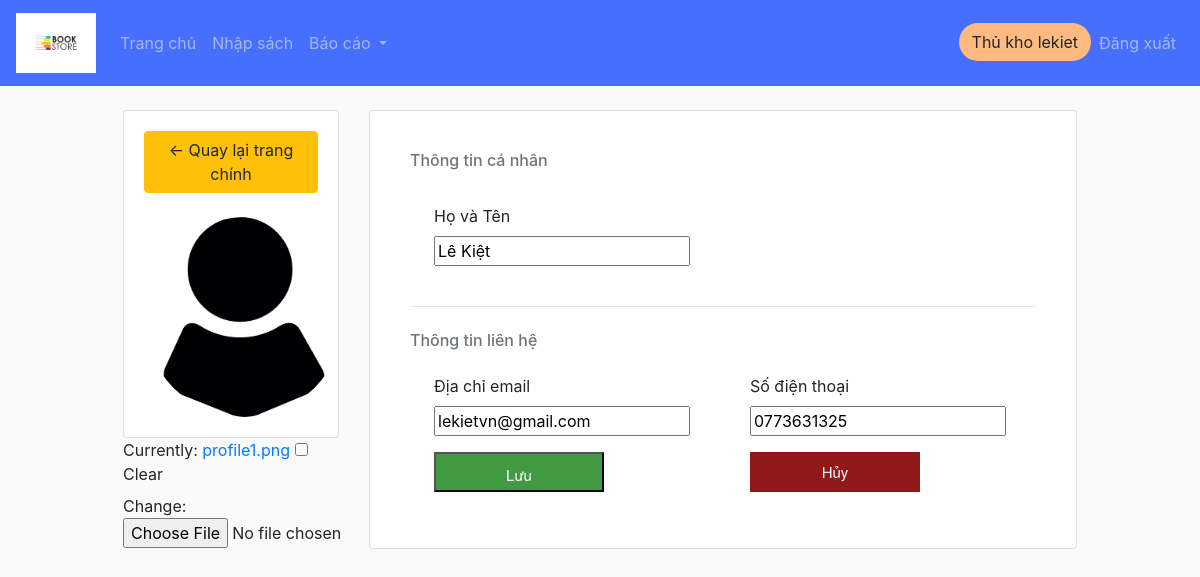
The page /customer_info/ (signed in) on the database its author committed.
### book/models.py (models this page shows, shortened)
class Person(models.Model):
    class Meta:
        verbose_name_plural = 'Thành viên'
    id = models.CharField(max_length=100, primary_key=True, editable=True)
    ho_ten = models.CharField('Họ tên', max_length=100, null=True)
    ngay_sinh = models.DateField('Ngày sinh', null=True, editable=True)
    so_dien_thoai = models.CharField('Số điện thoại', max_length=13, null=True)
    dia_chi = models.CharField('Địa chỉ', max_length=1000, null=True)
    email = models.CharField('Email', max_length=50, null=True)
    profile_pic = models.ImageField('Ảnh đại diện', default="profile1.png", null=True, blank=True)
    user = models.OneToOneField(User, blank=True, null=True, on_delete=models.CASCADE) # a user can have 1 customer, a customer have a user
    @property
    def get_group_name(self):
        query_set = Group.objects.filter(user = self.user)
        if not query_set:
            query_set = ''
        else:
            query_set = query_set[0].name.capitalize()
        return query_set

### book/views.py (the view)
# urls.py: path('customer_info/', views.customer_info, name='information'),
@login_required(login_url='login')
def customer_info(request):
    customer = request.user.person
    form = CustomerInfo(instance=customer)
    if request.method == "POST":
        form = CustomerInfo(request.POST, request.FILES, instance=customer)
        if form.is_valid():
            print(form.cleaned_data['profile_pic'])
            form.save()
    cart_info = get_cart_info(request)
    context = {'form': form, 'cartItems':cart_info['cartItems']}
    return render(request, 'book/customer_info.html', context)

### book/forms.py
class CustomerInfo(ModelForm):
    class Meta:
        model = Person
        fields = ['ho_ten', 'so_dien_thoai', 'email', 'profile_pic']

### book/models.py (called while the page is built)
    @property
    def get_cart_items(self):
        cac_mat_hang = self.chitiethoadon_set.all()
        total = sum([mh.so_luong for mh in cac_mat_hang])
        return total

### book/utils.py (called while the page is built)
def get_cart_info(request):
    if request.user.is_authenticated:
        kh = request.user.person
        hd = HoaDon.objects.get(khach_hang = kh, da_tra=-1, tong_tien=0)
        mat_hang = hd.chitiethoadon_set.all()
        cartItems = hd.get_cart_items
    return {'mat_hang': mat_hang, 'hd':hd, 'cartItems': cartItems}

### book/templates/book/customer_info.html (shortened to what this page needs)
{%  extends 'book/main.html' %}
{% block content %}
<form action="" method="POST" enctype="multipart/form-data">
    <div class="row">
        <div class="col-md-3">
            <div class="card card-body">
                <a class="btn btn-warning" href="{% url 'home' %}"> &#8592; Quay lại trang chính</a><br>
                <img class="profile-pic" src="{{request.user.person.profile_pic.url}}" >
            </div>
            {{form.profile_pic}}
        </div>
        <div class="col-md-9">
            <div class="card card-body">
                <div class="card-body">
                    <h6 class="heading-small text-muted mb-4">Thông tin cá nhân</h6>
                    <div class="pl-lg-4">
                    <div class="row">
                    <div class="col-md-12">
                    <div class="form-group focused">
                    <label class="form-control-label" for="id_ho_ten">Họ và Tên</label><br>
                    {{form.ho_ten}}
            </div>
            </div>
            </div>
            </div>
                <hr class="my-4">
                <h6 class="heading-small text-muted mb-4">Thông tin liên hệ</h6>
                <div class="pl-lg-4">
                    <div class="row">
                        <div class="col-lg-6">
                        <div class="form-group focused">
                        <label class="form-control-label" for="email">Địa chỉ email</label><br>
                        {{form.email}}
                        </div>
                        </div>
                        <div class="col-lg-6">
                        <div class="form-group focused">
                        <label class="form-control-label" for="so_dien_thoai">Số điện thoại</label><br>
                        {{form.so_dien_thoai}}
                        </div>
                        </div>
                    </div>
                </div>
                <div class="pl-lg-4">
                    <div class="row">
                        <div class="col-lg-6">
                        <div class="form-group focused">
                            <input style="text-decoration:none;font-family:Gotham,
                            'Helvetica Neue', Helvetica, Arial, sans-serif;color:#ffffff;
                            background:#419941;width:170px;text-align:center;
                            line-height:40px;height:40px;display:block;
                            font-size:15px;" type="submit" value="Lưu">
                        </div>
                        </div>
                        <div class="col-lg-6">
                        <div class="form-group focused">
                            <a style="text-decoration:none;font-family:Gotham,
                            'Helvetica Neue', Helvetica, Arial, sans-serif;color:#ffffff;
                            background:#911818;width:170px;text-align:center;
                            line-height:40px;height:40px;display:block;
                            font-size:15px;" href="\" a>Hủy</a>
                        </div>
                        </div>
                    </div>
                </div>
            </div>
        </div>
    </div>
</div>
</form>
{% endblock %}

### book/templates/book/navbar.html (shortened to what this page needs)
{% load static %}
<nav class="navbar navbar-expand-sm navbar-dark" style="background-color: rgba(40, 88, 255, 0.85);">
  <a class="navbar-brand" href="{% url 'home' %}">
    <img src="{% static 'images/logons.png' %}" alt="logo" height="60px">
  </a>
  <div class="collapse navbar-collapse" id="navbarSupportedContent">
    <ul class="navbar-nav mr-auto">
      <li class="nav-item {% if request.resolver_match.view_name == 'home' %}active{% endif %}">
        <a class="nav-link" href="{% url 'home' %}">Trang chủ </a>
      </li>
      {% if user.is_authenticated %}
        {% if user.person.get_group_name == 'Thủ kho' %}
          <li class="nav-item {% if request.resolver_match.view_name == 'book_entry' %}active{% endif %}">
            <a class="nav-link" href="{% url 'book_entry' %}">Nhập sách</a>
          </li>
          <li class="nav-item dropdown {% if request.resolver_match.view_name == 'inventory_report' or  request.resolver_match.view_name == 'debt_report' %}active{% endif %}">
            <a class="nav-link dropdown-toggle" href="#" id="navbarDropdown" role="button" data-toggle="dropdown" aria-haspopup="true" aria-expanded="false">
              Báo cáo
            </a>
          </li>
        {% endif %}
      {% endif %}
    </ul>
    <div class="form-inline my-2 my-lg-0">
      <ul class="navbar-nav">
        {% if user.is_authenticated %}
        <li class="nav-item">
          <a class="btn" style="background-color: #FFBA81; border-radius: 40px;" href="/customer_info/">{{request.user.person.get_group_name}} {{request.user}}</a>
        </li>
        <li class="nav-item">
          <a class="nav-link" href="{% url 'logout' %}">Đăng xuất</a>
        </li>
        {% endif %}
    </ul>
    </div>
  </div>
</nav>

### static/css/book_main.css (style rules this page uses)
body { background-color: hsl(0, 0%, 98%); }
h1,h2,h3,h4,h5,h6 { color:hsl(0, 0%, 21%); }
.col-md-4, .col-md-6, .col-md-8, .col-md-12 { margin-top: 10px; }

### book/templates/book/customer_info.html (style rules this page uses)
.profile-pic { max-width: 200px; max-height:200px; margin: 0 auto; border-radius: 50%; }

### rows shown on the page
Person: ho_ten "Lê Kiệt", email "lekietvn@gmail.com", so_dien_thoai "0773631325"

### other values the page prints
{{ request.user.person.get_group_name }} "Thủ kho"
{{ request.user }} "lekiet"
